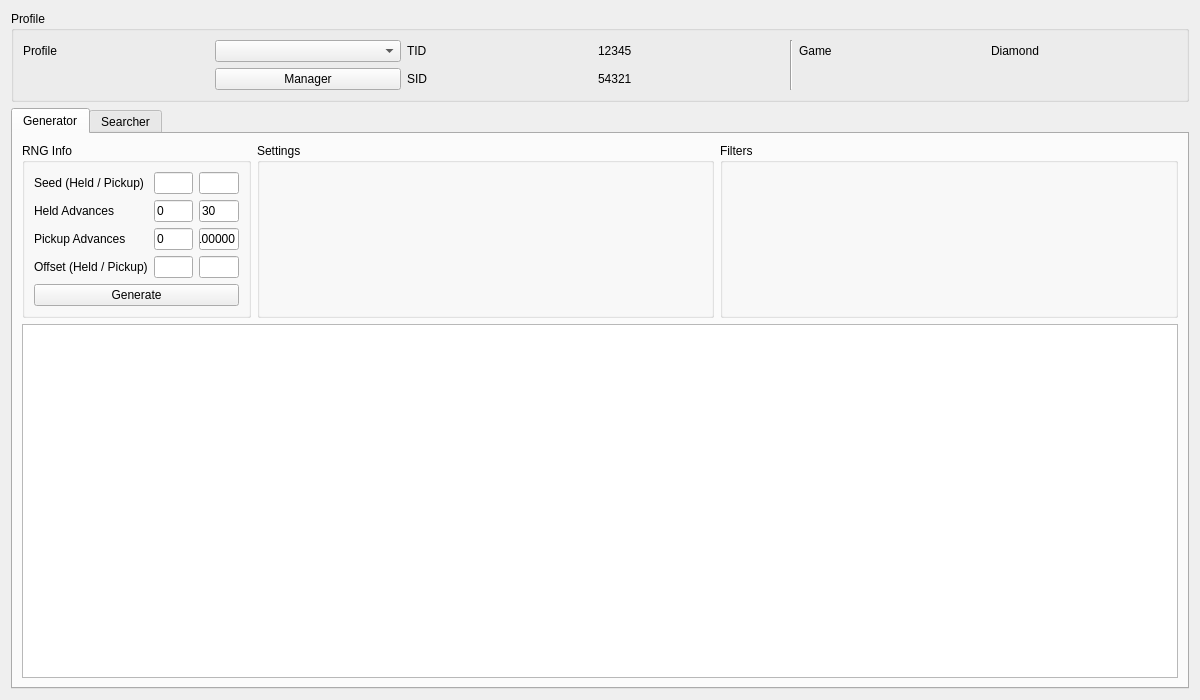
<?xml version="1.0" encoding="UTF-8"?>
<ui version="4.0">
 <class>Eggs4</class>
 <widget class="QWidget" name="Eggs4">
  <property name="geometry">
   <rect>
    <x>0</x>
    <y>0</y>
    <width>1200</width>
    <height>700</height>
   </rect>
  </property>
  <property name="windowTitle">
   <string>Gen 4 Eggs</string>
  </property>
  <layout class="QGridLayout" name="gridLayout_3">
   <item row="0" column="0">
    <widget class="QGroupBox" name="groupBoxProfile">
     <property name="title">
      <string>Profile</string>
     </property>
     <layout class="QGridLayout" name="gridLayout_6">
      <item row="0" column="0">
       <widget class="QLabel" name="labelProfile">
        <property name="text">
         <string>Profile</string>
        </property>
       </widget>
      </item>
      <item row="0" column="1">
       <widget class="QComboBox" name="comboBoxProfiles"/>
      </item>
      <item row="1" column="1">
       <widget class="QPushButton" name="pushButtonProfileManager">
        <property name="text">
         <string>Manager</string>
        </property>
       </widget>
      </item>
      <item row="0" column="2">
       <widget class="QLabel" name="labelProfileTID">
        <property name="text">
         <string>TID</string>
        </property>
       </widget>
      </item>
      <item row="0" column="3">
       <widget class="QLabel" name="labelProfileTIDValue">
        <property name="text">
         <string notr="true">12345</string>
        </property>
       </widget>
      </item>
      <item row="1" column="2">
       <widget class="QLabel" name="labelProfileSID">
        <property name="text">
         <string>SID</string>
        </property>
       </widget>
      </item>
      <item row="1" column="3">
       <widget class="QLabel" name="labelProfileSIDValue">
        <property name="text">
         <string notr="true">54321</string>
        </property>
       </widget>
      </item>
      <item row="0" column="4" rowspan="2">
       <widget class="Line" name="line">
        <property name="orientation">
         <enum>Qt::Orientation::Vertical</enum>
        </property>
       </widget>
      </item>
      <item row="0" column="5">
       <widget class="QLabel" name="labelProfileGame">
        <property name="text">
         <string>Game</string>
        </property>
       </widget>
      </item>
      <item row="0" column="6">
       <widget class="QLabel" name="labelProfileGameValue">
        <property name="text">
         <string>Diamond</string>
        </property>
       </widget>
      </item>
     </layout>
    </widget>
   </item>
   <item row="1" column="0">
    <widget class="RNGTabWidget" name="tabEggSelection">
     <widget class="QWidget" name="tabGenerator">
      <attribute name="title">
       <string>Generator</string>
      </attribute>
      <layout class="QGridLayout" name="gridLayout_8">
       <item row="0" column="0">
        <widget class="QGroupBox" name="groupBoxGeneratorRNGInfo">
         <property name="sizePolicy">
          <sizepolicy hsizetype="Preferred" vsizetype="Preferred">
           <horstretch>1</horstretch>
           <verstretch>0</verstretch>
          </sizepolicy>
         </property>
         <property name="title">
          <string>RNG Info</string>
         </property>
         <layout class="QGridLayout" name="gridLayout_9">
          <item row="0" column="0">
           <widget class="QLabel" name="labelGeneratorSeed">
            <property name="text">
             <string>Seed (Held / Pickup)</string>
            </property>
           </widget>
          </item>
          <item row="0" column="1">
           <widget class="TextBox" name="textBoxGeneratorSeedHeld">
            <property name="text">
             <string notr="true"/>
            </property>
           </widget>
          </item>
          <item row="0" column="2">
           <widget class="TextBox" name="textBoxGeneratorSeedPickup">
            <property name="text">
             <string notr="true"/>
            </property>
           </widget>
          </item>
          <item row="1" column="0">
           <widget class="QLabel" name="labelGeneratorHeldAdvance">
            <property name="text">
             <string>Held Advances</string>
            </property>
           </widget>
          </item>
          <item row="1" column="1">
           <widget class="TextBox" name="textBoxGeneratorInitialAdvancesHeld">
            <property name="text">
             <string notr="true">0</string>
            </property>
           </widget>
          </item>
          <item row="1" column="2">
           <widget class="TextBox" name="textBoxGeneratorMaxAdvancesHeld">
            <property name="text">
             <string notr="true">30</string>
            </property>
           </widget>
          </item>
          <item row="2" column="0">
           <widget class="QLabel" name="labelGeneratorPickupAdvance">
            <property name="text">
             <string>Pickup Advances</string>
            </property>
           </widget>
          </item>
          <item row="2" column="1">
           <widget class="TextBox" name="textBoxGeneratorInitialAdvancesPickup">
            <property name="text">
             <string notr="true">0</string>
            </property>
           </widget>
          </item>
          <item row="2" column="2">
           <widget class="TextBox" name="textBoxGeneratorMaxAdvancesPickup">
            <property name="text">
             <string notr="true">100000</string>
            </property>
           </widget>
          </item>
          <item row="3" column="0">
           <widget class="QLabel" name="labelGeneratorOffset">
            <property name="text">
             <string>Offset (Held / Pickup)</string>
            </property>
           </widget>
          </item>
          <item row="3" column="1">
           <widget class="TextBox" name="textBoxGeneratorOffsetHeld"/>
          </item>
          <item row="3" column="2">
           <widget class="TextBox" name="textBoxGeneratorOffsetPickup"/>
          </item>
          <item row="4" column="0" colspan="3">
           <widget class="QPushButton" name="pushButtonGenerate">
            <property name="text">
             <string>Generate</string>
            </property>
           </widget>
          </item>
         </layout>
        </widget>
       </item>
       <item row="0" column="1">
        <widget class="QGroupBox" name="groupBoxGeneratorSettings">
         <property name="sizePolicy">
          <sizepolicy hsizetype="Preferred" vsizetype="Preferred">
           <horstretch>2</horstretch>
           <verstretch>0</verstretch>
          </sizepolicy>
         </property>
         <property name="title">
          <string>Settings</string>
         </property>
         <layout class="QGridLayout" name="gridLayout_5">
          <item row="0" column="0">
           <widget class="EggSettings" name="eggSettingsGenerator" native="true"/>
          </item>
         </layout>
        </widget>
       </item>
       <item row="0" column="2">
        <widget class="QGroupBox" name="groupBoxGeneratorFilters">
         <property name="sizePolicy">
          <sizepolicy hsizetype="Preferred" vsizetype="Preferred">
           <horstretch>2</horstretch>
           <verstretch>0</verstretch>
          </sizepolicy>
         </property>
         <property name="title">
          <string>Filters</string>
         </property>
         <layout class="QGridLayout" name="gridLayout_2">
          <item row="0" column="0" rowspan="3" colspan="2">
           <widget class="Filter" name="filterGenerator" native="true"/>
          </item>
         </layout>
        </widget>
       </item>
       <item row="1" column="0" colspan="3">
        <widget class="TableView" name="tableViewGenerator"/>
       </item>
      </layout>
     </widget>
     <widget class="QWidget" name="tabSearcher">
      <attribute name="title">
       <string>Searcher</string>
      </attribute>
      <layout class="QGridLayout" name="gridLayout_10">
       <item row="0" column="0">
        <widget class="QGroupBox" name="groupBoxSearcherRNGInfo">
         <property name="sizePolicy">
          <sizepolicy hsizetype="Preferred" vsizetype="Preferred">
           <horstretch>1</horstretch>
           <verstretch>0</verstretch>
          </sizepolicy>
         </property>
         <property name="title">
          <string>RNG Info</string>
         </property>
         <layout class="QGridLayout" name="gridLayout_7">
          <item row="0" column="0">
           <widget class="QLabel" name="labelSearcherSearcherHeldAdvances">
            <property name="text">
             <string>Held Advances</string>
            </property>
           </widget>
          </item>
          <item row="0" column="1">
           <widget class="TextBox" name="textBoxSearcherInitialAdvancesHeld">
            <property name="text">
             <string notr="true">0</string>
            </property>
            <property name="maxLength">
             <number>10</number>
            </property>
           </widget>
          </item>
          <item row="0" column="2">
           <widget class="TextBox" name="textBoxSearcherMaxAdvancesHeld">
            <property name="text">
             <string notr="true">30</string>
            </property>
            <property name="maxLength">
             <number>10</number>
            </property>
           </widget>
          </item>
          <item row="1" column="0">
           <widget class="QLabel" name="labelSearcherPickupAdvances">
            <property name="text">
             <string>Pickup Advances</string>
            </property>
           </widget>
          </item>
          <item row="1" column="1">
           <widget class="TextBox" name="textBoxSearcherInitialAdvancesPickup">
            <property name="text">
             <string notr="true">0</string>
            </property>
           </widget>
          </item>
          <item row="1" column="2">
           <widget class="TextBox" name="textBoxSearcherMaxAdvancesPickup">
            <property name="text">
             <string notr="true">100000</string>
            </property>
           </widget>
          </item>
          <item row="2" column="0">
           <widget class="QLabel" name="labelSearcherDelay">
            <property name="text">
             <string>Delay</string>
            </property>
           </widget>
          </item>
          <item row="2" column="1">
           <widget class="TextBox" name="textBoxSearcherMinDelay">
            <property name="text">
             <string notr="true">600</string>
            </property>
           </widget>
          </item>
          <item row="2" column="2">
           <widget class="TextBox" name="textBoxSearcherMaxDelay">
            <property name="text">
             <string notr="true">2000</string>
            </property>
            <property name="maxLength">
             <number>10</number>
            </property>
           </widget>
          </item>
          <item row="3" column="0" colspan="3">
           <layout class="QHBoxLayout" name="horizontalLayout">
            <item>
             <widget class="QPushButton" name="pushButtonSearch">
              <property name="text">
               <string>Search</string>
              </property>
             </widget>
            </item>
            <item>
             <widget class="QPushButton" name="pushButtonCancel">
              <property name="text">
               <string>Cancel</string>
              </property>
             </widget>
            </item>
           </layout>
          </item>
         </layout>
        </widget>
       </item>
       <item row="0" column="1">
        <widget class="QGroupBox" name="groupBox">
         <property name="sizePolicy">
          <sizepolicy hsizetype="Preferred" vsizetype="Preferred">
           <horstretch>2</horstretch>
           <verstretch>0</verstretch>
          </sizepolicy>
         </property>
         <property name="title">
          <string>Settings</string>
         </property>
         <layout class="QGridLayout" name="gridLayout">
          <item row="0" column="0">
           <widget class="EggSettings" name="eggSettingsSearcher" native="true"/>
          </item>
         </layout>
        </widget>
       </item>
       <item row="0" column="2">
        <widget class="QGroupBox" name="groupBoxGeneratorFilters_2">
         <property name="sizePolicy">
          <sizepolicy hsizetype="Preferred" vsizetype="Preferred">
           <horstretch>2</horstretch>
           <verstretch>0</verstretch>
          </sizepolicy>
         </property>
         <property name="title">
          <string>Filters</string>
         </property>
         <layout class="QGridLayout" name="gridLayout_4">
          <item row="0" column="0" rowspan="3" colspan="2">
           <widget class="Filter" name="filterSearcher" native="true"/>
          </item>
         </layout>
        </widget>
       </item>
       <item row="1" column="0" colspan="3">
        <widget class="QProgressBar" name="progressBar"/>
       </item>
       <item row="2" column="0" colspan="3">
        <widget class="TableView" name="tableViewSearcher">
         <property name="sortingEnabled">
          <bool>true</bool>
         </property>
        </widget>
       </item>
      </layout>
     </widget>
    </widget>
   </item>
  </layout>
 </widget>
 <customwidgets>
  <customwidget>
   <class>TextBox</class>
   <extends>QLineEdit</extends>
   <header>Form/Controls/TextBox.hpp</header>
  </customwidget>
  <customwidget>
   <class>TableView</class>
   <extends>QTableView</extends>
   <header>Form/Controls/TableView.hpp</header>
  </customwidget>
  <customwidget>
   <class>Filter</class>
   <extends>QWidget</extends>
   <header>Form/Controls/Filter.hpp</header>
   <container>1</container>
  </customwidget>
  <customwidget>
   <class>RNGTabWidget</class>
   <extends>QTabWidget</extends>
   <header>Form/Controls/RNGTabWidget.hpp</header>
   <container>1</container>
  </customwidget>
  <customwidget>
   <class>EggSettings</class>
   <extends>QWidget</extends>
   <header>Form/Controls/EggSettings.hpp</header>
   <container>1</container>
  </customwidget>
 </customwidgets>
 <tabstops>
  <tabstop>comboBoxProfiles</tabstop>
  <tabstop>pushButtonProfileManager</tabstop>
  <tabstop>tabEggSelection</tabstop>
  <tabstop>textBoxGeneratorSeedHeld</tabstop>
  <tabstop>textBoxGeneratorSeedPickup</tabstop>
  <tabstop>textBoxGeneratorInitialAdvancesHeld</tabstop>
  <tabstop>textBoxGeneratorMaxAdvancesHeld</tabstop>
  <tabstop>textBoxGeneratorInitialAdvancesPickup</tabstop>
  <tabstop>textBoxGeneratorMaxAdvancesPickup</tabstop>
  <tabstop>textBoxGeneratorOffsetHeld</tabstop>
  <tabstop>textBoxGeneratorOffsetPickup</tabstop>
  <tabstop>pushButtonGenerate</tabstop>
  <tabstop>tableViewGenerator</tabstop>
  <tabstop>textBoxSearcherInitialAdvancesHeld</tabstop>
  <tabstop>textBoxSearcherMaxAdvancesHeld</tabstop>
  <tabstop>textBoxSearcherInitialAdvancesPickup</tabstop>
  <tabstop>textBoxSearcherMaxAdvancesPickup</tabstop>
  <tabstop>textBoxSearcherMinDelay</tabstop>
  <tabstop>textBoxSearcherMaxDelay</tabstop>
  <tabstop>pushButtonSearch</tabstop>
  <tabstop>pushButtonCancel</tabstop>
  <tabstop>tableViewSearcher</tabstop>
 </tabstops>
 <resources/>
 <connections/>
</ui>
